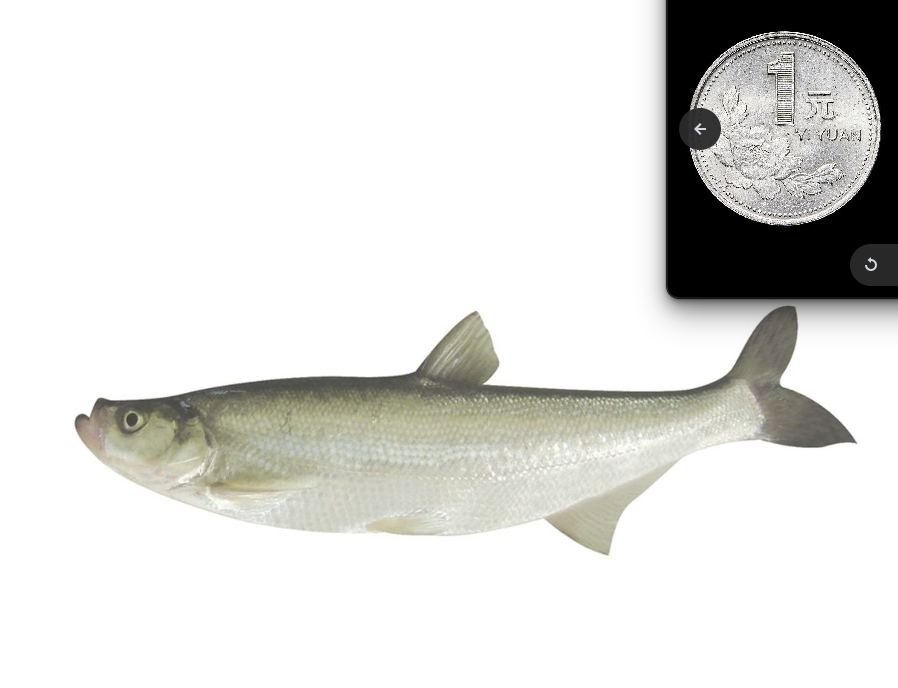
#> input picture Data/03/2023-03-22_21-41.png, 898 x 688 px; its folder holds only this picture in this run
$ python get_fish.py
#> lines starting #> are read from the running program, lines starting #| are printed output that depends on the picture
import cv2
import numpy as np
import os


# [106 lines left out: functions segmentation, get_items, not called in this run]


"end"

if __name__ == '__main__':
    path = "./Data/03"
    img_name = os.listdir(path)[0]
    src = cv2.imread(os.path.join(path, img_name))
#> src is the input picture: shape (688, 898, 3); mean B, G, R 219.7, 222.3, 222.4
    src = cv2.resize(src, None, fx=0.3, fy=0.3)  # 缩小大小
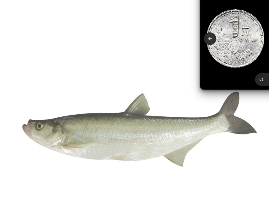
#> src: shape (206, 269, 3); mean B, G, R 219.7, 222.3, 222.4
    # 得到锚框
#> (the run stopped early here; a loop or call above may not have finished)

$ run again, on Data/03/R-C.jpg
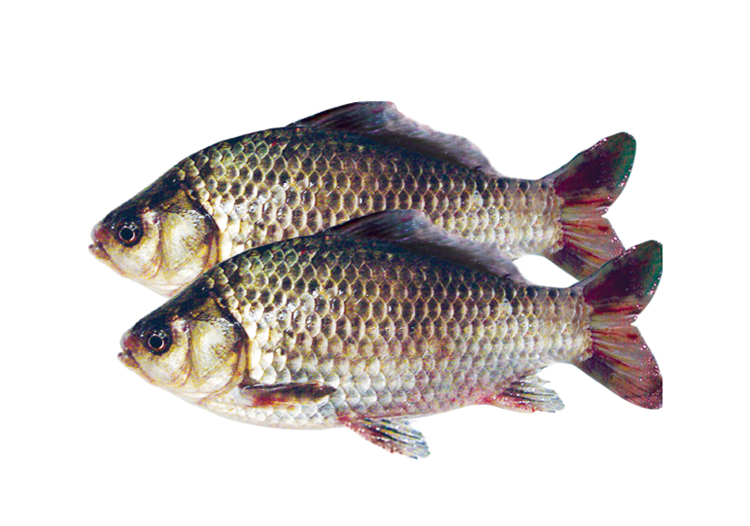
#> input picture Data/03/R-C.jpg, 1500 x 1051 px (shown at 1/2 size)
#> src is the input picture: shape (1051, 1500, 3); mean B, G, R 205.8, 207.7, 213
#> `src = cv2.resize(src, None, fx=0.3, fy=0.3)`:
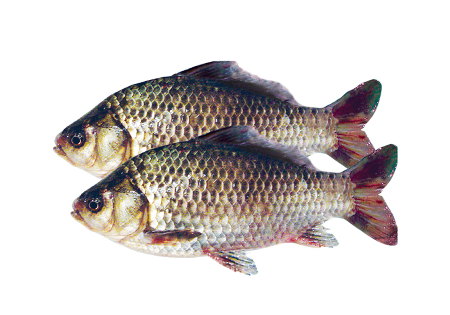
#> src: shape (315, 450, 3); mean B, G, R 205.7, 207.6, 212.9

$ run again, on Data/03/draw_image_2023-03-22_21-41.png
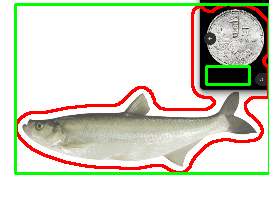
#> input picture Data/03/draw_image_2023-03-22_21-41.png, 269 x 206 px
#> src is the input picture: shape (206, 269, 3); mean B, G, R 200.7, 215.1, 214.9
#> `src = cv2.resize(src, None, fx=0.3, fy=0.3)`:
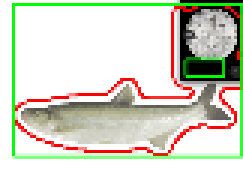
#> src: shape (62, 81, 3) (shown 3 times larger); mean B, G, R 200.1, 215.4, 214.1
